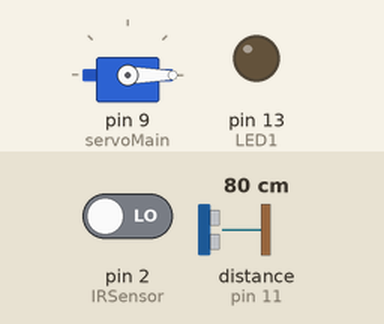
Recording of a sketch running on a simulated Arduino Uno, built with avr-gcc and run on an emulated ATmega328P. On the bench: servo, output pins drawn as LEDs (lit = HIGH). Wiring (inferred from the names in the program): ultrasonic range finder: trigger pin 10; echo pin 11. The inputs (shaded band) are chosen by the test bench; at power-on: pin 2 (IRSensor) LOW, distance to the obstacle (sensor on pin 11) 80 cm. The echo pulse lasts 58.3 µs per cm; pins used as bus, display or sensor lines are not drawn.

Above: at 1.2 s.
1.3 s: pin 2 (IRSensor) driven HIGH
At 2.3 s:
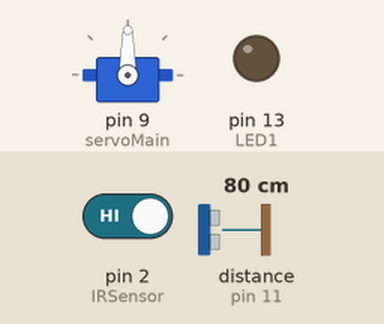
2.8 s: pin 2 (IRSensor) driven LOW
At 4.8 s:
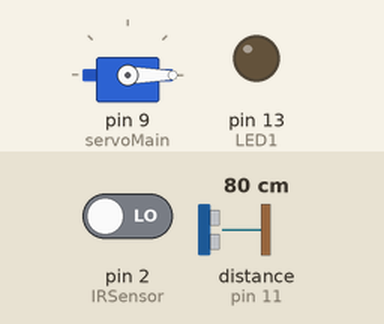
Timing chart, 0 to 6.3 s (numbered marks = the images above; inputs shaded):
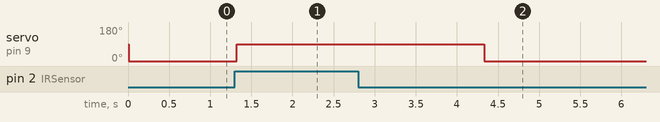

Measured:
- after the input at 1.3 s, servo on pin 9 (servoMain): 0° → 90° at once
- after the input at 2.8 s, servo on pin 9 (servoMain): 90° → 0° after 1.5 s

The sketch:

Dust_bin_code.ino
```cpp
#include <Servo.h>

Servo servoMain; // Define our Servo

int IRSensor = 2; // connect ir sensor to arduino pin 2

int LED1 = 13; // conect Led1 to arduino pin 13
int LED2 = 12;//connect Led 2 to arduino pin 12
//Defiene ultrasonic pins
int trigpin = 10;
int echopin = 11;
int distance;
float duration;
float cm;

void setup()
{

  pinMode (IRSensor, INPUT); // sensor pin INPUT
  pinMode (LED1, OUTPUT); // Led pin OUTPUT

  servoMain.attach(9); // servo on digital pin 10

  pinMode(trigpin, OUTPUT);

  pinMode(echopin, INPUT);
  Serial.begin(9600);

}

void loop()
{

  // ultrasonic Calculation


    digitalWrite(trigpin, LOW);

    delay(2);

    digitalWrite(trigpin, HIGH);

    delayMicroseconds(10);

    digitalWrite(trigpin, LOW);

    duration = pulseIn(echopin, HIGH);

    cm = (duration/58.82);

    distance = cm;

  //ir sensor read data

  int statusSensor = digitalRead (IRSensor);

  if (statusSensor == 1)
      {
        digitalWrite(LED1, LOW); // LED LOW
        servoMain.write(90); // Turn Servo back to center position (90 degrees)

        delay(3000);
      }
    //quantity measure

  else if(distance<10)
      {
         digitalWrite(LED1, LOW); // LED ON
         delay(5000);
      }
   // stay calm
  else
      {
        servoMain.write(0);

        delay(50);
        digitalWrite(LED2, HIGH); // LED High

      }
}
```
